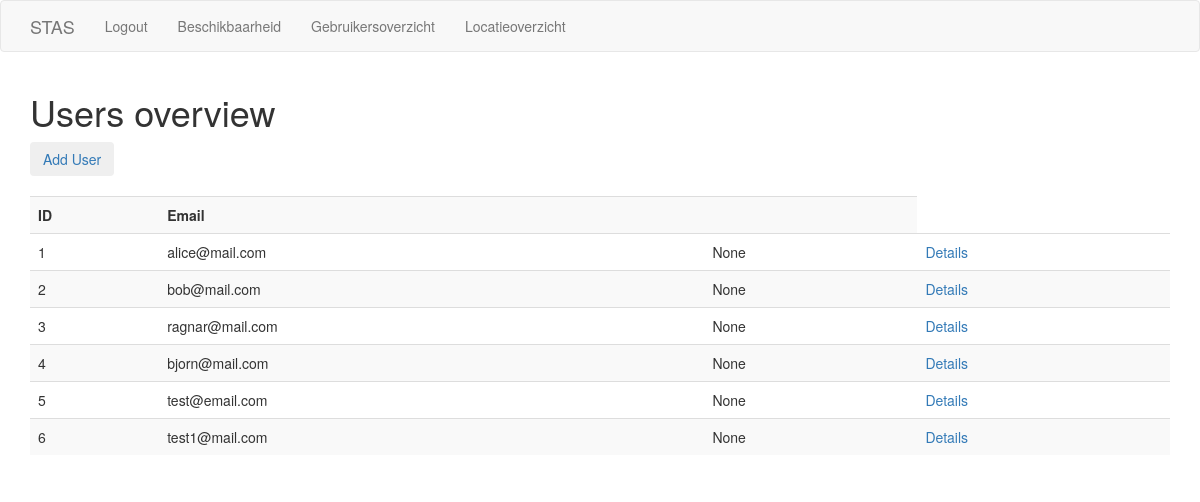
Page /admin/users_overview (signed in) on the earlier database version.
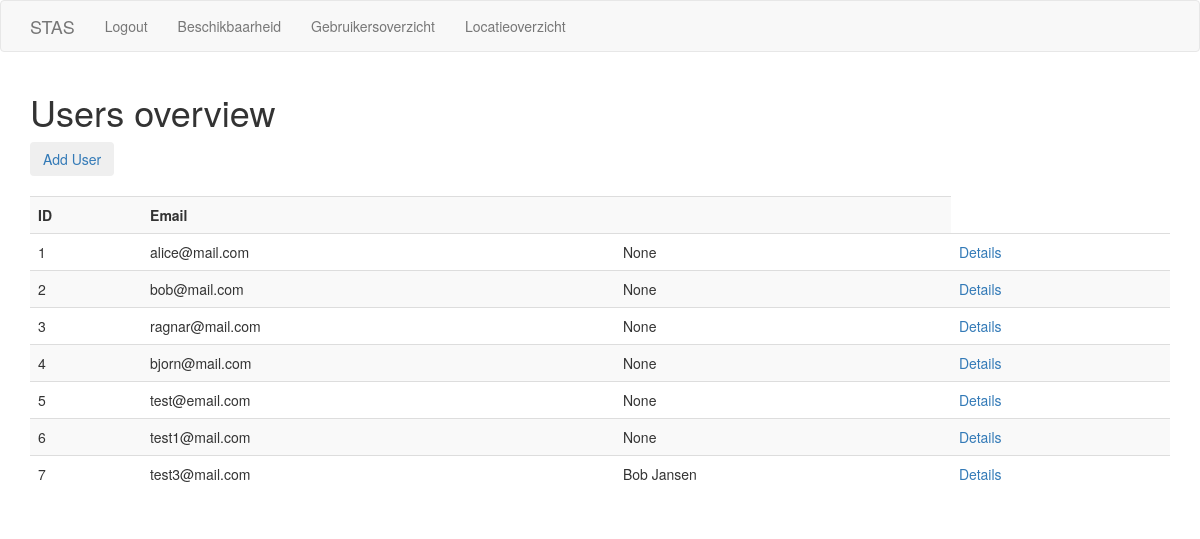
Same page on the later database version.
### app/models.py (models this page shows, shortened)
class User(UserMixin, db.Model):
    id = db.Column(db.Integer, primary_key=True)
    name = db.Column(db.String(128), index=True, unique=True)
    email = db.Column(db.String(128), index=True, unique=True)
    password_hash = db.Column(db.String(128))
    role = db.Column(db.String(128), index=True)
    checkins = db.relationship('Checkin', backref='User', lazy='dynamic')

### app/admin/routes.py (the view)
@bp.route('/admin/users_overview', methods=['GET'])
@login_required
@admin_required
def users():
    users = User.query.all()
    return render_template(
        'admin/users_overview.html', title='Users overview', users=users)

### app/admin/decorator.py (called while the page is built)
def admin_required(func):
    @wraps(func)
    def wrapper(*args, **kw):
        if not current_user.is_anonymous:
            if current_user.role == 'admin':
                return func(*args, **kw)
        else:
            if g.current_user.role == 'admin':
                return func(*args, **kw)
        abort(403)
    return wrapper

### app/models.py (called while the page is built)
@login_manager.user_loader
def load_user(id):
    return User.query.get(int(id))

### app/templates/admin/users_overview.html
{% extends "base.html" %}
{% block app_content %}
<div id="overview">
    <a id="add-button" href="{{ url_for('admin.register') }}"><button type="button" class="btn btn-dark">{{ 'Add User' }}</button></a><br><br>
    <table id="users" class="table table-striped">
        <tr id="header-row">
            <th>ID</th>
            <th>{{ 'Email' }}</th>
            <th></th>
        </tr>
        {% for user in users %}
            <tr id="row">
                <td>{{ user.id }}</td>
                <td>{{ user.email }}</td>
                <td>{{ user.name }}</td>
                <td><a href="{{ url_for('admin.user_overview', user_id=user.id) }}">{{ 'Details' }}</a></td>
            </tr>
        {% endfor %}
    </table>
</div>
{% endblock %}

### app/templates/base.html (shortened to what this page needs)
{% extends 'bootstrap/base.html' %}
{% block navbar %}
  <nav class="navbar navbar-default">
    <div class="container">
      <div class="navbar-header">
          <a class="navbar-brand" href="/">STAS</a>
      </div>
      <div class="collapse navbar-collapse" id="collapsibleNavbar">
        <ul class="nav navbar-nav">
          {% if not current_user.is_anonymous %}
          <li class="nav-item"><a class="nav-link" href="{{ url_for('login.logout') }}">{{ 'Logout' }}</a></li>
          <li class="nav-item"><a class="nav-link" href="{{ url_for('availability.user_list') }}">{{ 'Beschikbaarheid' }}</a></li>
            {% if current_user.role == 'admin' %}
              <li class="nav-item"><a class="nav-link" href="{{ url_for('admin.users') }}">{{ 'Gebruikersoverzicht' }}</a></li>
              <li class="nav-item"><a class="nav-link" href="{{ url_for('admin.locations') }}">{{ 'Locatieoverzicht' }}</a></li>
            {% endif %}
          {% else %}
            <li class="nav-item"><a class="nav-link" href="{{ url_for('login.login') }}">{{ 'Login' }}</a></li>
          {% endif %}
        </ul>
      </div>
    </div>
  </nav>
{% endblock %}
{% block content %}
  <div class="container">
    <h1>{{ title }}</h1>
    <div id="app-content">
      {% block app_content %}{% endblock %}
    </div>
  </div>
{% endblock %}

Differences in the rows shown:
added User: id "7", email "test3@mail.com", name "Bob Jansen", value "Details"
